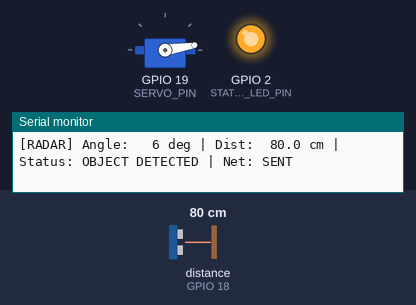
Bench run of a sketch on a simulated ESP32. On the bench: servo, output pins drawn as LEDs (lit = HIGH), the last lines printed to the serial monitor. Wiring (inferred from the names in the program): ultrasonic range finder: trigger GPIO 5; echo GPIO 18. Inputs (shaded band) come from the test bench; at power-on: distance to the obstacle (sensor on GPIO 18) 80 cm. The echo pulse lasts 58.3 µs per cm; WiFi joins after 1.5 s; servers stay silent unless stated; uploads are accepted with an empty reply; pins used as bus, display or sensor lines are not drawn.

Above: at 3.72 s.
4.0 s: distance to the obstacle (sensor on GPIO 18) set to 2 cm
At 4.85 s:
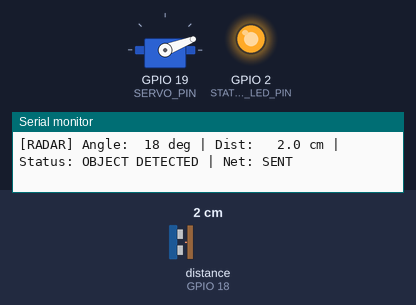
7.0 s: distance to the obstacle (sensor on GPIO 18) set to 120 cm
At 7.4 s:
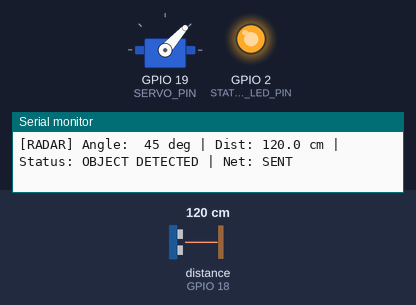
10.0 s: distance to the obstacle (sensor on GPIO 18) set to 4 cm
At 12.82 s:
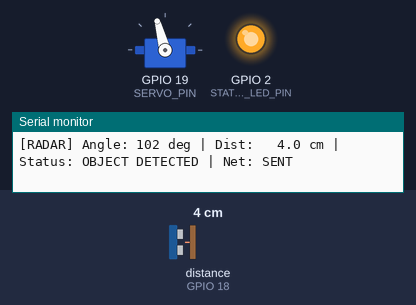
Timing chart, 0 to 28.0 s (numbered marks = the images above; inputs shaded):
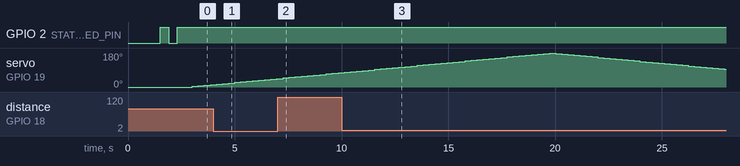

Measured:
- by itself, servo on GPIO 19 (SERVO_PIN): rises from 75° to 180° in 9.6 s, then falls to 93° in 8.2 s

The sketch:

radar.ino
```cpp
/*
 * ESP32 Ultrasonic Radar
 *
 * Hardware:
 *   - ESP32 Development Board
 *   - HC-SR04 Ultrasonic Distance Sensor
 *   - SG90 (or MG90S) Micro Servo
 *
 * Wiring:
 *   HC-SR04:
 *     - VCC  -> 5V (VIN on ESP32 or external 5V)
 *     - GND  -> ESP32 GND
 *     - TRIG -> GPIO 5
 *     - ECHO -> GPIO 18 (USE VOLTAGE DIVIDER: 1kΩ from ECHO to GPIO18, 2kΩ from GPIO18 to GND)
 *
 *   SG90 Servo:
 *     - Signal (Orange/Yellow) -> GPIO 19
 *     - V+ (Red)               -> External regulated 5V supply (or VIN if USB provides enough current)
 *     - GND (Brown/Black)      -> External 5V GND (MUST connect common ground with ESP32 GND)
 *
 *   Status LED:
 *     - GPIO 2 (Built-in blue LED on most ESP32 boards)
 *
 * Required Arduino Libraries:
 *   - ESP32Servo (by Kevin Harrington / John K. Bennett) - Install from Arduino IDE Library Manager
 *   - WiFi and HTTPClient (Included with ESP32 Arduino Board Package)
 */

#include <WiFi.h>
#include <HTTPClient.h>
#include <ESP32Servo.h>

// ======================== CONFIGURATION ========================
// 1. Enter your Wi-Fi credentials:
const char* WIFI_SSID     = "Pulin";
const char* WIFI_PASSWORD = "12344321";

// 2. Set this to the computer's current Wi-Fi IPv4 address (backend port 5000).
const char* SERVER_URL = "http://10.136.243.77:5000/radar";

// Pin definitions
#define TRIG_PIN       5
#define ECHO_PIN       18
#define SERVO_PIN      19
#define STATUS_LED_PIN 2

// Radar scanning parameters
const int   MIN_ANGLE       = 0;
const int   MAX_ANGLE       = 180;
const int   ANGLE_STEP      = 3;
const float MAX_DISTANCE_CM = 250.0;

// Settle and loop delays (in milliseconds)
const int SERVO_SETTLE_MS = 60;
const int LOOP_DELAY_MS   = 20;
// ===============================================================

Servo radarServo;
WiFiClient wifiClient;

int angle = MIN_ANGLE;
int scanDirection = 1; // +1 for 0->180, -1 for 180->0
unsigned long lastWiFiCheck = 0;

// Measure distance using HC-SR04
float measureDistanceCm() {
  digitalWrite(TRIG_PIN, LOW);
  delayMicroseconds(2);

  digitalWrite(TRIG_PIN, HIGH);
  delayMicroseconds(10);
  digitalWrite(TRIG_PIN, LOW);

  // Measure echo pulse (30000us timeout = ~5.1m max)
  unsigned long duration = pulseIn(ECHO_PIN, HIGH, 30000);

  if (duration == 0) {
    return -1.0; // Timeout / no return echo
  }

  // Speed of sound: 343 m/s = 0.0343 cm/us
  float distance = (duration * 0.0343) / 2.0;

  if (distance < 2.0 || distance > MAX_DISTANCE_CM) {
    return -1.0; // Out of valid radar detection window
  }

  return distance;
}

// Connect to Wi-Fi network
void connectToWiFi() {
  Serial.println();
  Serial.print("[WiFi] Connecting to: ");
  Serial.println(WIFI_SSID);

  WiFi.mode(WIFI_STA);
  WiFi.begin(WIFI_SSID, WIFI_PASSWORD);

  int attempts = 0;
  while (WiFi.status() != WL_CONNECTED && attempts < 25) {
    delay(400);
    digitalWrite(STATUS_LED_PIN, !digitalRead(STATUS_LED_PIN)); // Flash LED
    Serial.print(".");
    attempts++;
  }

  if (WiFi.status() == WL_CONNECTED) {
    digitalWrite(STATUS_LED_PIN, HIGH); // Solid ON when connected
    Serial.println();
    Serial.println("[WiFi] Connected successfully!");
    Serial.print("[WiFi] ESP32 IP Address: ");
    Serial.println(WiFi.localIP());
    Serial.print("[WiFi] Target Server: ");
    Serial.println(SERVER_URL);
  } else {
    digitalWrite(STATUS_LED_PIN, LOW);
    Serial.println();
    Serial.println("[WiFi] Warning: Could not connect to Wi-Fi. Operating in offline/serial mode.");
    Serial.println("[WiFi] Will automatically retry in background.");
  }
}

// Send radar reading to Node.js backend
bool sendRadarData(int currentAngle, float distance, bool detected) {
  if (WiFi.status() != WL_CONNECTED) {
    return false;
  }

  HTTPClient http;
  http.begin(wifiClient, SERVER_URL);
  http.addHeader("Content-Type", "application/json");
  // Allow time for Wi-Fi connection setup and the backend response.
  http.setTimeout(1000);

  char payload[96];
  snprintf(payload, sizeof(payload),
    "{\"angle\":%d,\"distance\":%.1f,\"detected\":%s}",
    currentAngle,
    detected ? distance : 0.0,
    detected ? "true" : "false"
  );

  int httpCode = http.POST(payload);
  if (httpCode < 0) {
    Serial.print("[NET] POST failed: ");
    Serial.println(HTTPClient::errorToString(httpCode));
  } else if (httpCode != HTTP_CODE_OK) {
    Serial.printf("[NET] Backend returned HTTP %d\n", httpCode);
  }
  http.end();

  return (httpCode >= 200 && httpCode < 300);
}

void setup() {
  Serial.begin(115200);
  delay(500);

  Serial.println();
  Serial.println("==========================================");
  Serial.println("     ESP32 ULTRASONIC RADAR STARTING      ");
  Serial.println("==========================================");

  pinMode(TRIG_PIN, OUTPUT);
  pinMode(ECHO_PIN, INPUT);
  pinMode(STATUS_LED_PIN, OUTPUT);
  digitalWrite(STATUS_LED_PIN, LOW);

  // Setup ESP32 Servo
  ESP32PWM::allocateTimer(0);
  ESP32PWM::allocateTimer(1);
  ESP32PWM::allocateTimer(2);
  ESP32PWM::allocateTimer(3);
  radarServo.setPeriodHertz(50); // Standard 50Hz servo PWM
  radarServo.attach(SERVO_PIN, 500, 2400);

  // Move servo to starting position
  radarServo.write(MIN_ANGLE);
  delay(600);

  // Connect to Wi-Fi
  connectToWiFi();

  Serial.println("Radar scan loop initiated.");
  Serial.println("------------------------------------------");
}

void loop() {
  // Check Wi-Fi connection periodically
  if (millis() - lastWiFiCheck > 10000) {
    lastWiFiCheck = millis();
    if (WiFi.status() != WL_CONNECTED) {
      digitalWrite(STATUS_LED_PIN, LOW);
      WiFi.reconnect();
    } else {
      digitalWrite(STATUS_LED_PIN, HIGH);
    }
  }

  // 1. Move servo to current angle
  radarServo.write(angle);

  // 2. Allow servo to reach target position
  delay(SERVO_SETTLE_MS);

  // 3. Measure ultrasonic distance
  float distance = measureDistanceCm();
  bool detected = (distance > 0.0);

  // 4. Send data to server over HTTP
  bool sent = sendRadarData(angle, distance, detected);

  // 5. Output to Serial Monitor
  Serial.printf("[RADAR] Angle: %3d deg | Dist: ", angle);
  if (detected) {
    Serial.printf("%5.1f cm", distance);
  } else {
    Serial.print("   ---  ");
  }
  Serial.printf(" | Status: %s | Net: %s\n",
    detected ? "OBJECT DETECTED" : "CLEAR",
    (WiFi.status() == WL_CONNECTED) ? (sent ? "SENT" : "FAIL") : "OFFLINE"
  );

  // 6. Step scanning angle
  angle += scanDirection * ANGLE_STEP;

  // Reverse sweep at limits
  if (angle >= MAX_ANGLE) {
    angle = MAX_ANGLE;
    scanDirection = -1;
  } else if (angle <= MIN_ANGLE) {
    angle = MIN_ANGLE;
    scanDirection = 1;
  }

  delay(LOOP_DELAY_MS);
}
```
